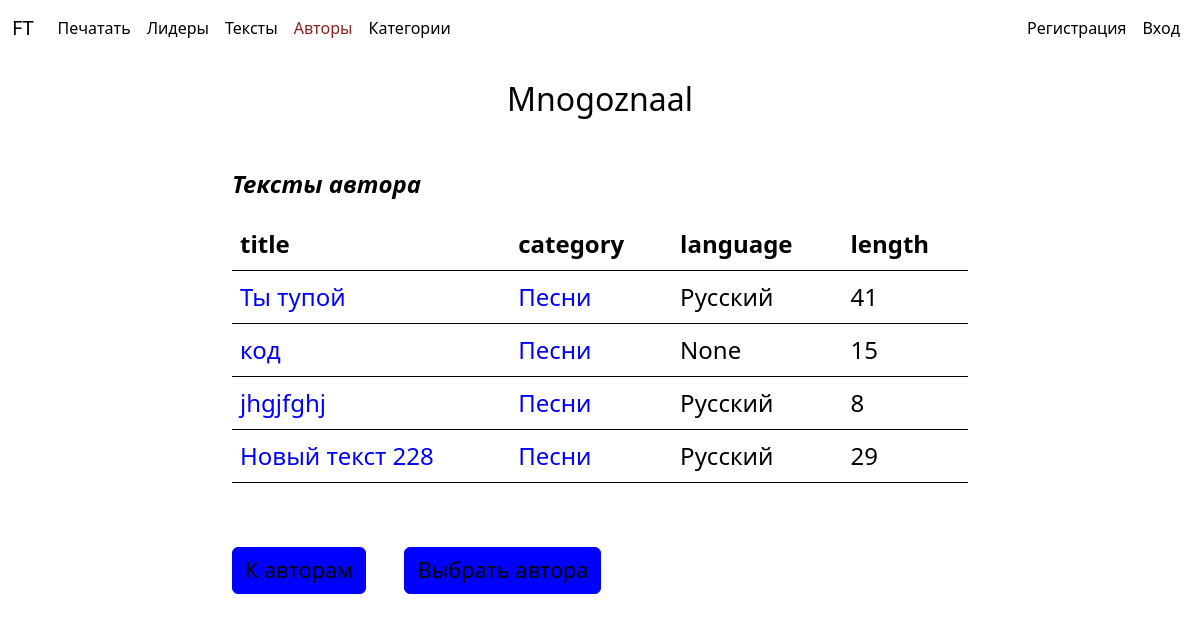
Page /author/mnogoznaal/ on the committed database.
### typing_trainer/models.py (models this page shows, shortened)
class Text(models.Model):
    title = models.CharField(
        max_length=255,
        unique=True,
        verbose_name="Заголовок",
    )
    slug = models.SlugField(
        max_length=255,
        unique=True,
        verbose_name="URL",
    )
    text = models.TextField(
        unique=True,
        verbose_name="Текст",
    )
    length = models.IntegerField(
        verbose_name="Длина",
    )
    language = models.ForeignKey(
        "Language",
        on_delete=models.PROTECT,
        null=True,
        blank=True,
        verbose_name="Язык",
    )
    category = models.ForeignKey(
        "TextCategory",
        on_delete=models.PROTECT,
        null=True,
        blank=True,
        verbose_name="Категория",
    )
    author = models.ForeignKey(
        "Author",
        on_delete=models.PROTECT,
        null=True,
        blank=True,
        verbose_name="Автор",
    )
    time_create = models.DateTimeField(
        auto_now_add=True,
        verbose_name="Время создания",
    )
    time_update = models.DateTimeField(
        auto_now=True,
        verbose_name="Время обновления",
    )
    displayed = models.BooleanField(
        default=True,
        verbose_name="Отображается",
    )
    def get_absolute_url(self):
        return reverse("text_info", kwargs={"text_slug": self.slug})
    class Meta:
        verbose_name = "Текст"
        verbose_name_plural = "Тексты"

class TextCategory(models.Model):
    title = models.CharField(
        max_length=255,
        unique=True,
        verbose_name="Название",
    )
    slug = models.SlugField(
        max_length=255,
        unique=True,
        verbose_name="URL",
    )
    def __str__(self) -> str:
        return self.title
    def get_absolute_url(self):
        return reverse("category_info", kwargs={"category_slug": self.slug})
    class Meta:
        verbose_name = "Категория"
        verbose_name_plural = "Категории"

class Language(models.Model):
    code = models.SlugField(
        max_length=7,
        unique=True,
        verbose_name="Код",
    )
    title = models.CharField(
        max_length=255,
        unique=True,
        verbose_name="Язык",
    )
    def __str__(self) -> str:
        return self.title
    class Meta:
        verbose_name = "Язык"
        verbose_name_plural = "Языки"

### typing_trainer/views.py (the view)
# urls.py: path('author/<slug:author_slug>/', AuthorDetailInfo.as_view(), name='author_info'),
class AuthorDetailInfo(DataMixin, ListView):
    context_object_name = "author_list"
    slug_url_kwarg = "author_slug"
    template_name = "typing_trainer/author.html"
    def get_context_data(self, **kwargs):
        context = super().get_context_data(**kwargs)
        additional_context = {
            "title": "Информация о авторе",
            "menu_selected": "author",
            "author_name": Author.objects.values("name").get(
                slug=self.kwargs["author_slug"]
            )["name"],
            "author_detail_info": True,
            "author_slug": self.kwargs["author_slug"],
        }
        return self.get_context(context=context, additional_context=additional_context)
    def get_queryset(self):
        return Text.objects.filter(author__slug=self.kwargs["author_slug"]).select_related("category", "language")

### typing_trainer/templatetags/typing_trainer_tags.py (called while the page is built)
@register.filter(name='get_path_to_css')
def get_path_to_css(user):
    theme_num = '1'
    if user.is_authenticated:
        theme_num = Settings.objects.values('current_theme__pk').get(pk=user.pk)['current_theme__pk']
    return f'typing_trainer/css/theme{theme_num}.css'

### typing_trainer/utils.py (called while the page is built)
    def get_context(self, *args, **kwargs):
        context = kwargs["context"]
        additional_context = kwargs["additional_context"]
        for key, value in additional_context.items():
            context[key] = value
        return context

### typing_trainer/templates/typing_trainer/author.html (shortened to what this page needs)
{% extends 'typing_trainer/base.html' %}
{% load typing_trainer_tags %}
{% block content %}
<div class="container my-4 info">
    <div class="row">
        <div class="col col-lg-2 col-md-2 col-sm-2"></div>
        <div class="col col-lg-8 col-md-8 col-sm-8">
            {% if author_detail_info %}
                <h2 class="info-header">{{author_name}}</h2>
                <p class="mt-5" style="font-weight: bold; font-style: italic;">Тексты автора</p>
            {% else %}
                <p class="mt-5" style="font-weight: bold; font-style: italic;">Список авторов</p>
            {% endif %}
            <table class="table">
                <thead>
                    {% if author_detail_info %}
                        <tr>
                            <th scope="col">title</th>
                            <th scope="col">category</th>
                            <th scope="col">language</th>
                            <th scope="col">length</th>
                        </tr>
                    {% else %}
                        <tr>
                            <th scope="col">Имя</th>
                            <th scope="col">Количество текстов</th>
                            <th scope="col">Печатали раз</th>
                        </tr>
                    {% endif %}
                </thead>
                <tbody>
                    {% if author_detail_info %}
                        {% for text in author_list %}
                            <tr>
                                <td class="text-break"><a href="{{text.get_absolute_url}}">{{text.title}}</a></td>
                                <td class="text-break"><a href="{{text.category.get_absolute_url}}">{{text.category}}</a></td>
                                <td>{{text.language}}</td>
                                <td>{{text.length}}</td>
                            </tr>
                        {% endfor %}
                    {% endif %}
                </tbody>
            </table>
            {% if author_detail_info %}
                <a class="btn btn-primary my-5" href="{% url 'authorlist' %}" role="button" style="font-size: 1.35rem;">К авторам</a>
                <a class="btn btn-primary my-5" href="{% url 'updatecurrentauthor' author_slug %}" role="button" style="font-size: 1.35rem; margin-left: 2rem;">Выбрать автора</a>
            {% else %}
                <a class="btn btn-primary my-5" href="{% url 'addauthor' %}" role="button" style="font-size: 1.35rem;">Добавить автора</a>
                <a class="btn btn-primary my-5" href="{% url 'chooserandom' 'author' %}" role="button" style="font-size: 1.35rem; margin-left: 2rem;">Выбрать случайного</a>
            {% endif %}
        </div>
        <div class="col col-lg-2 col-md-2 col-sm-2"></div>
    </div>
</div>
{% endblock content %}

### typing_trainer/static/typing_trainer/css/style.css (style rules this page uses)
.table a { text-decoration: none; }
.info-header { text-align: center; }
.info { font-size: 1.5rem; }

### typing_trainer/static/typing_trainer/css/theme1.css (style rules this page uses)
body { --bs-body-bg: rgb(255, 255, 255); --bs-body-color: rgb(0, 1, 0); --bs-border-color: rgb(0, 0, 255); --my-alt-bg-color: rgb(145, 137, 137); --bs-warning-text-emphasis: none; --bs-warning-bg-subtle: none; --bs-warning-border-subtle: none; --bs-warning-text-emphasis: none; }
.table { --bs-table-color: none; --bs-table-bg: none; --bs-table-border-color: none; }
.btn-primary { --bs-btn-color: none; --bs-btn-bg: rgb(0, 0, 255); --bs-btn-border-color: rgb(0, 0, 255); --bs-btn-hover-color: none; --bs-btn-hover-bg: rgb(135, 34, 34); --bs-btn-hover-border-color: rgb(135, 34, 34); --bs-btn-active-color: none; --bs-btn-active-bg: rgb(135, 34, 34); --bs-btn-active-border-color: rgb(135, 34, 34); }
a { --bs-link-color-rgb: 0, 0, 255; }

### rows in the picture
Text: title "Ты тупой", category "Песни", language "Русский", length "41"
Text: title "код", category "Песни", language "None", length "15"
Text: title "jhgjfghj", category "Песни", language "Русский", length "8"
Text: title "Новый текст 228", category "Песни", language "Русский", length "29"

### other values in the picture
{{ author_name }} "Mnogoznaal"
